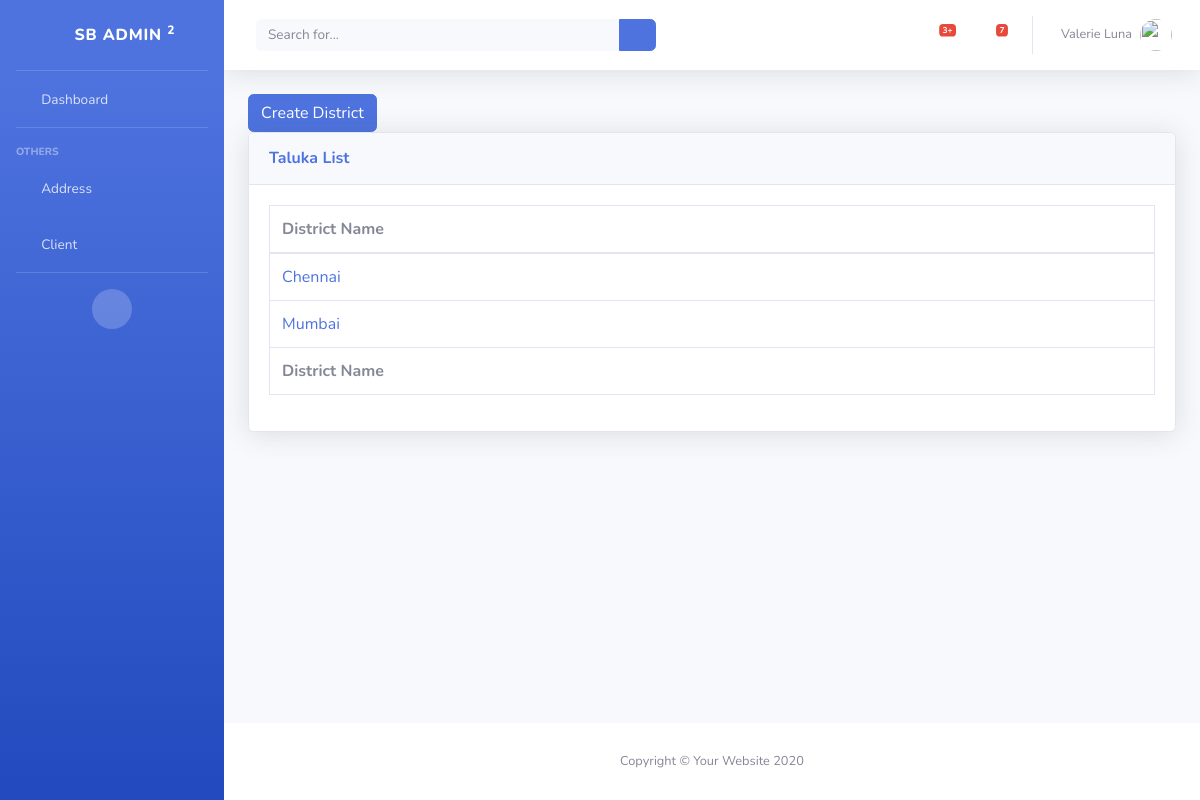
The app's page /loan/list-district, older data.
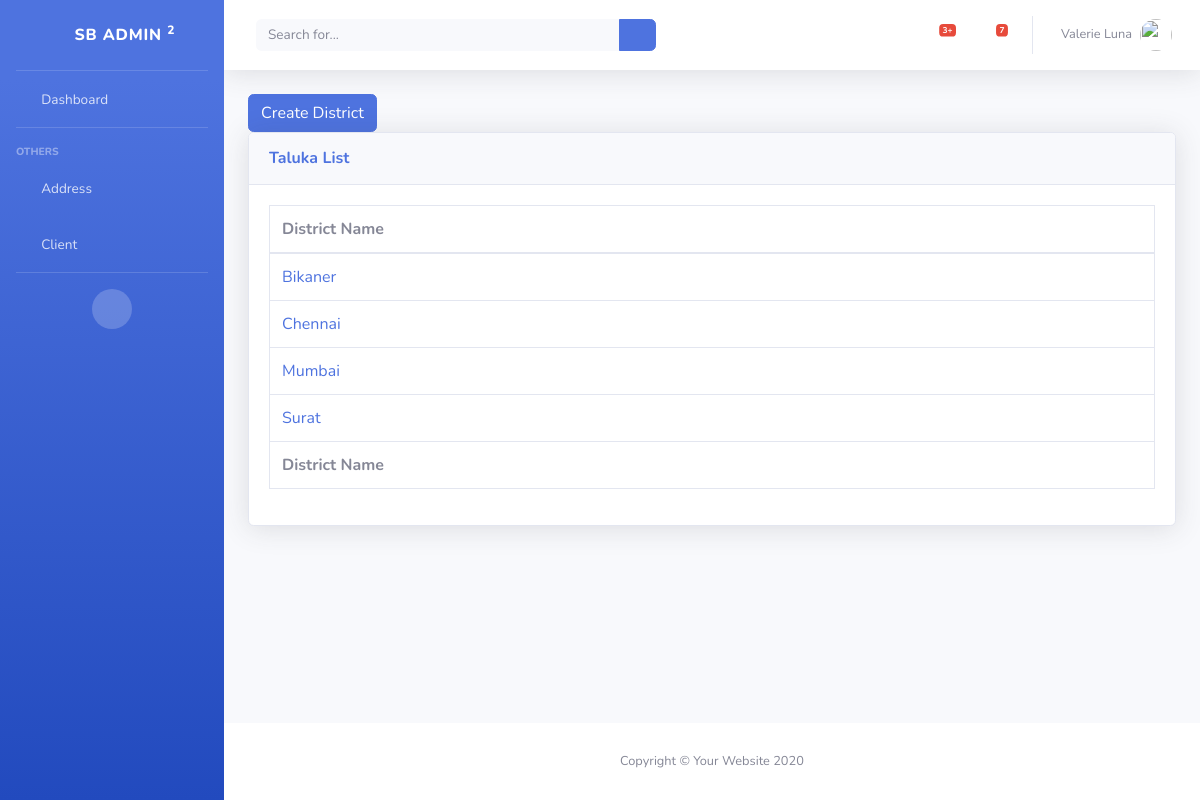
The same page, newer data.
### loan/models.py (models this page shows, shortened)
class District(models.Model):
    name = models.CharField(max_length=255)
    class Meta:
        ordering = ['name']

### loan/views/address.py (the view)
class DistrictListView(ListView):
    model = models.District

### loan/templates/loan/district_list.html
{% extends "base_template.html" %}
{% block content %}
    <a href="{% url 'loan:create-district' %}" class="btn btn-primary">Create District</a>
    <div class="card shadow mb-4">
        <div class="card-header py-3">
            <h6 class="m-0 font-weight-bold text-primary">Taluka List</h6>
        </div>
        <div class="card-body">
            <div class="table-responsive">
                <table class="table table-bordered" id="dataTable" width="100%" cellspacing="0">
                    <thead>
                    <tr>
                        <th>District Name</th>
                    </tr>
                    </thead>
                    <tfoot>
                    <tr>
                        <th>District Name</th>
                    </tr>
                    </tfoot>
                    <tbody>
                    {% for district in district_list %}
                        <tr>
                            <td><a href="{% url 'loan:update-district' pk=district.id %}" >{{ district.name }}</a></td>
                        </tr>
                    {% endfor %}
                    </tbody>
                </table>
            </div>
        </div>
    </div>
{% endblock %}

Row changes from the older to the newer data that the page shows:
added District: name "Bikaner"
added District: name "Surat"
